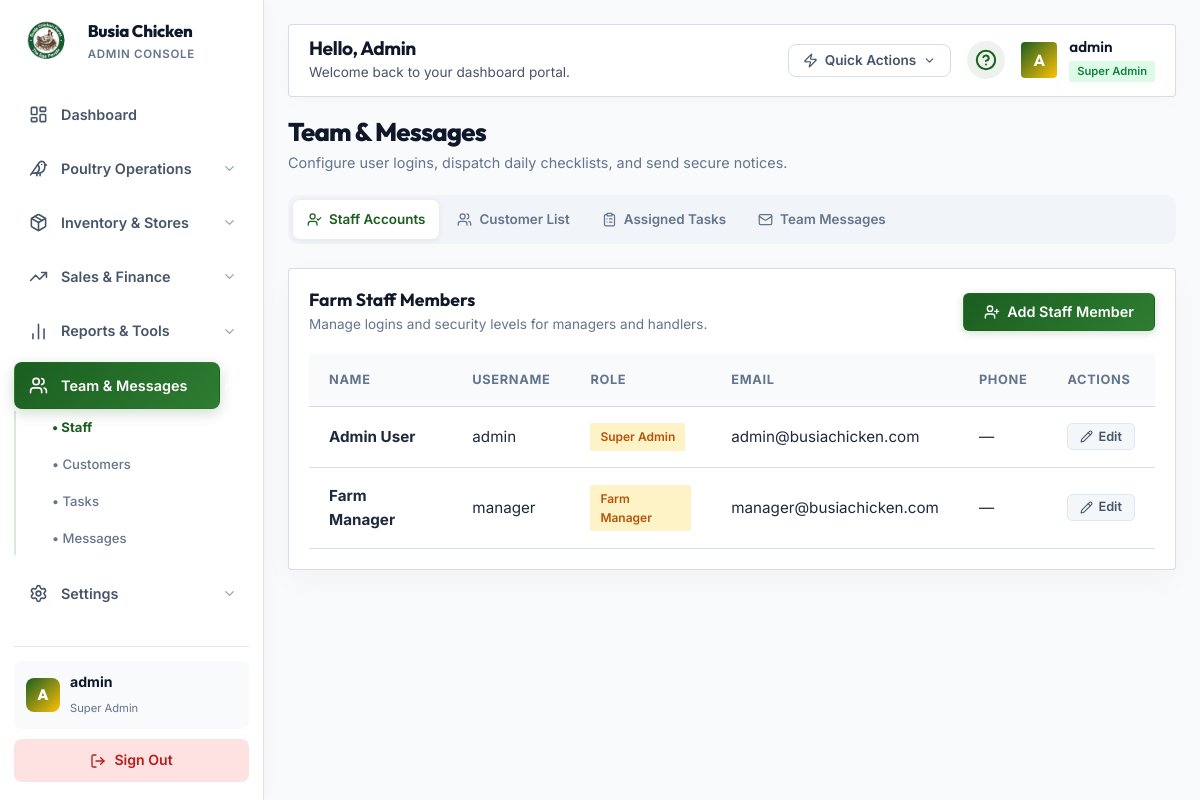
/Frontend/admin/hub_people.php (signed in), run on the app's committed database.
### tables this page shows
CREATE TABLE `users` (
    `id` INT AUTO_INCREMENT PRIMARY KEY,
    `username` VARCHAR(50) NOT NULL UNIQUE,
    `email` VARCHAR(100) NOT NULL UNIQUE,
    `password_hash` VARCHAR(255) NOT NULL,
    `role` ENUM('super_admin', 'farm_manager', 'customer') DEFAULT 'customer',
    `first_name` VARCHAR(50),
    `last_name` VARCHAR(50),
    `phone_number` VARCHAR(15),
    `created_at` TIMESTAMP DEFAULT CURRENT_TIMESTAMP,
    `updated_at` TIMESTAMP DEFAULT CURRENT_TIMESTAMP ON UPDATE CURRENT_TIMESTAMP
);

### Frontend/admin/hub_people.php (the view, shortened to what this page needs)
<?php
include __DIR__ . '/includes/admin_header.php';
$tab = $_GET['tab'] ?? 'staff';
$pdo = getDB();
$staffList = $taskList = $messageList = [];
if ($pdo) {
    try {
        $staffList = $pdo->query("SELECT * FROM users WHERE role IN ('super_admin','farm_manager','stock_manager') ORDER BY first_name ASC, last_name ASC")->fetchAll(PDO::FETCH_ASSOC);
    } catch (Exception $e) { $error_message = $e->getMessage(); }
}
$tabs = [
    'staff'    => ['icon' => 'user-check',  'label' => 'Staff Accounts'],
    'users'    => ['icon' => 'users',       'label' => 'Customer List'],
    'tasks'    => ['icon' => 'clipboard-list','label' => 'Assigned Tasks'],
    'messages' => ['icon' => 'mail',        'label' => 'Team Messages'],
];
?>
<div style="display:flex;justify-content:space-between;align-items:center;margin-bottom:20px;flex-wrap:wrap;gap:12px;">
    <div>
        <h1 style="margin:0;font-family:'Outfit',sans-serif;font-size:1.6rem;color:var(--admin-text-heading);font-weight:800;">Team & Messages</h1>
        <p style="margin:4px 0 0;color:#64748b;font-size:0.9rem;">Configure user logins, dispatch daily checklists, and send secure notices.</p>
    </div>
</div>
<div style="display:flex;gap:4px;background:#f1f5f9;padding:5px;border-radius:10px;margin-bottom:24px;overflow-x:auto;scrollbar-width:none;-ms-overflow-style:none;">
<?php foreach ($tabs as $key => $info): ?>
    <a href="?tab=<?= $key ?>" style="display:flex;align-items:center;gap:7px;padding:9px 14px;border-radius:7px;text-decoration:none;white-space:nowrap;font-weight:600;font-size:0.84rem;transition:all 0.18s;<?= $tab===$key ? 'background:#fff;color:var(--admin-primary);box-shadow:0 1px 6px rgba(15,23,42,0.08);' : 'color:#64748b;' ?>">
        <i data-lucide="<?= $info['icon'] ?>" style="width:15px;height:15px;"></i><?= $info['label'] ?>
    </a>
<?php endforeach; ?>
</div>
<?php if ($tab === 'staff'): ?>
<div class="admin-card">
    <div style="display:flex;justify-content:space-between;align-items:center;margin-bottom:18px;">
        <div>
            <h3 style="margin:0;font-family:'Outfit',sans-serif;font-size:1.1rem;">Farm Staff Members</h3>
            <p style="margin:4px 0 0;font-size:0.85rem;color:#64748b;">Manage logins and security levels for managers and handlers.</p>
        </div>
        <button class="btn btn-primary" onclick="openStaffModal()"><i data-lucide="user-plus" style="width:16px;height:16px;"></i> Add Staff Member</button>
    </div>
    <div class="table-responsive">
        <table class="admin-table">
            <thead><tr><th>Name</th><th>Username</th><th>Role</th><th>Email</th><th>Phone</th><th>Actions</th></tr></thead>
            <tbody>
            <?php if (empty($staffList)): ?>
                <tr><td colspan="6" style="text-align:center;padding:28px;color:#94a3b8;">No administrative accounts set up.</td></tr>
            <?php else: foreach ($staffList as $s): ?>
                <tr>
                    <td><strong><?= htmlspecialchars(trim(($s['first_name'] ?? '') . ' ' . ($s['last_name'] ?? '')) ?: $s['username'], ENT_QUOTES, 'UTF-8') ?></strong></td>
                    <td><?= htmlspecialchars($s['username'], ENT_QUOTES, 'UTF-8') ?></td>
                    <td><span class="badge-pill badge-pill-warning"><?= htmlspecialchars(ucwords(str_replace('_',' ',$s['role'])), ENT_QUOTES, 'UTF-8') ?></span></td>
                    <td><?= htmlspecialchars($s['email'], ENT_QUOTES, 'UTF-8') ?></td>
                    <td><?= htmlspecialchars($s['phone_number'] ?? '—', ENT_QUOTES, 'UTF-8') ?></td>
                    <td><div class="tbl-actions"><button class="btn btn-trans btn-sm" onclick='openStaffModal(<?= htmlspecialchars(json_encode($s), ENT_QUOTES, "UTF-8") ?>)'><i data-lucide="pencil" style="width:13px;height:13px;"></i> Edit</button></div></td>
                </tr>
            <?php endforeach; endif; ?>
            </tbody>
        </table>
    </div>
</div>
<?php endif; ?>
<?php include __DIR__ . '/includes/admin_footer.php'; ?>

### Frontend/assets/css/style.css (style rules this page uses)
:root { --primary: #1B5E20; --primary-light: #2E7D32; --accent: #FFC107; --accent-light: #FFD54F; --dark: #111827; --gray-800: #1F2937; --gray-600: #4B5563; --gray-400: #9CA3AF; --gray-200: #E5E7EB; --gray-100: #F3F4F6; --gray-50: #F9FAFB; --white: #FFFFFF; --space-xs: 0.25rem; --space-sm: 0.5rem; --space-md: 1rem; --space-lg: 1.5rem; --space-xl: 2rem; --space-2xl: 3rem; --space-3xl: 5rem; --space-4xl: 8rem; --radius-sm: 2px; --radius-md: 4px; --radius-lg: 8px; --radius-pill: 9999px; --shadow-sm: 0 1px 2px 0 rgba(0, 0, 0, 0.05); --shadow-md: 0 4px 6px -1px rgba(0, 0, 0, 0.05), 0 2px 4px -1px rgba(0, 0, 0, 0.03); --shadow-lg: 0 10px 15px -3px rgba(0, 0, 0, 0.05), 0 4px 6px -2px rgba(0, 0, 0, 0.025); --shadow-hover: 0 20px 25px -5px rgba(0, 0, 0, 0.05), 0 10px 10px -5px rgba(0, 0, 0, 0.02); --swiper-theme-color: var(--primary); --transition-fast: 0.15s ease; --transition-base: 0.3s ease; --transition-slow: 0.6s cubic-bezier(0.16, 1, 0.3, 1); }
* { margin: 0; padding: 0; box-sizing: border-box; }
html { scroll-behavior: smooth; font-size: 16px; }
body { font-family: 'Inter', -apple-system, BlinkMacSystemFont, 'Segoe UI', sans-serif; background-color: var(--white); color: var(--gray-800); line-height: 1.6; overflow-x: hidden; -webkit-font-smoothing: antialiased; padding-top: 64px; }
h1, h2, h3, h4, h5, h6 { font-family: 'Outfit', sans-serif; color: var(--dark); font-weight: 700; line-height: 1.2; }
h1 { font-size: clamp(3rem, 6vw, 4.5rem); letter-spacing: -0.03em; }
h3 { font-size: clamp(1.5rem, 3vw, 2rem); }
p { color: var(--gray-600); margin-bottom: var(--space-md); font-size: 1.125rem; }
.btn { display: inline-flex; align-items: center; justify-content: center; gap: var(--space-sm); padding: 0.875rem 2rem; border-radius: var(--radius-sm); font-weight: 500; font-size: 1rem; cursor: pointer; transition: all var(--transition-base); border: 1px solid transparent; }
.btn-primary { background-color: var(--primary); color: var(--white); }

### Frontend/admin/includes/admin_header.php (style rules this page uses)
:root { --admin-primary: #1B5E20; --admin-primary-light: #2E7D32; --admin-accent: #FFC107; --admin-dark: #0f172a; --admin-sidebar-bg: #ffffff; --admin-body-bg: #f8fafc; --admin-border: rgba(203, 213, 225, 0.8); --admin-card-bg: #ffffff; --admin-text-main: #1e293b; --admin-text-heading: #0f172a; }
body.admin-layout { background: var(--admin-body-bg); color: var(--admin-text-main); font-family: 'Inter', sans-serif; margin: 0; padding: 0; }
.admin-card { background: var(--admin-card-bg); border: 1px solid var(--admin-border); border-radius: 4px; box-shadow: 0 10px 30px rgba(15, 23, 42, 0.03); padding: 20px; box-sizing: border-box; transition: transform 0.2s ease, box-shadow 0.2s ease; }
.table-responsive { overflow-x: auto; width: 100%; }
.admin-table { width: 100%; border-collapse: collapse; text-align: left; }
.admin-table th { padding: 16px 20px; font-size: 0.8rem; font-weight: 700; color: #64748b; text-transform: uppercase; letter-spacing: 0.05em; border-bottom: 1px solid var(--admin-border); background: var(--admin-body-bg); }
.admin-table td { padding: 16px 20px; border-bottom: 1px solid var(--admin-border); font-size: 0.95rem; color: var(--admin-text-main); }
.badge-pill { display: inline-flex; align-items: center; gap: 4px; padding: 4px 10px; border-radius: 2px; font-size: 0.75rem; font-weight: 600; text-transform: capitalize; }
.badge-pill-warning { background: #fef3c7; color: #b45309; }
.admin-layout .btn { display: inline-flex; align-items: center; justify-content: center; gap: 7px; padding: 10px 20px; border-radius: 6px; font-size: 0.9rem; font-weight: 600; font-family: 'Inter', sans-serif; cursor: pointer; transition: all 0.2s cubic-bezier(0.4,0,0.2,1); border: 1px solid transparent; text-decoration: none; white-space: nowrap; line-height: 1; }
.admin-layout .btn i, .admin-layout .btn svg { width: 16px; height: 16px; flex-shrink: 0; }
.admin-layout .btn-sm { padding: 6px 12px; font-size: 0.8rem; gap: 5px; border-radius: 5px; }
.admin-layout .btn-sm i, .admin-layout .btn-sm svg { width: 14px; height: 14px; }
.admin-layout .btn-primary { background: linear-gradient(135deg, var(--admin-primary) 0%, var(--admin-primary-light) 100%); color: #ffffff; border-color: transparent; box-shadow: 0 2px 8px rgba(27,94,32,0.2); }
.admin-layout .btn-trans { background: rgba(241,245,249,0.8); border: 1.5px solid #e2e8f0; color: #475569; }
.tbl-actions { display: flex; align-items: center; gap: 6px; justify-content: flex-end; }

### data on the page
users: first_name+last_name "Admin User", username "admin", role "Super Admin", email "admin@busiachicken.com", phone_number "—"
users: first_name+last_name "Farm Manager", username "manager", role "Farm Manager", email "manager@busiachicken.com", phone_number "—"

### other printed values
$label "Dashboard"
$label "Poultry Operations Inventory & Stores Sales & Finance Reports & Tools Team & Messages Settings"
$subLabel "Staff"
$subLabel "Customers"
$subLabel "Tasks"
$subLabel "Messages"
substr($_SESSION['first_name'] ?? $_SESSION['username'] ?? 'A', 0, 1) "A"
$_SESSION['username'] "admin"
str_replace('_', ' ', $_SESSION['role'] ?? '') "Super Admin"
$_SESSION['first_name'] "Admin"
$initial "A"
str_replace('_', ' ', $_SESSION['role'] ?? 'super_admin') "Super Admin"
$info['label'] "Staff Accounts"
$info['label'] "Customer List"
$info['label'] "Assigned Tasks"
